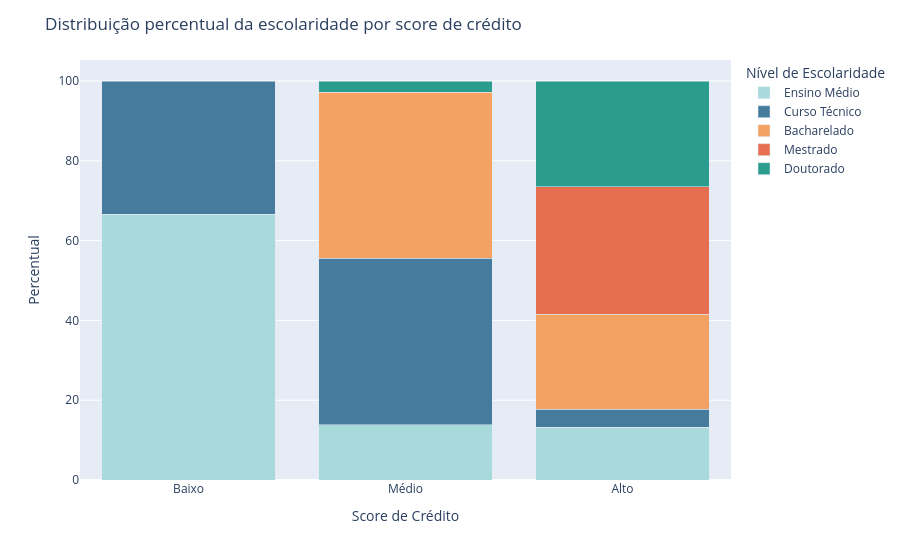

Write notebook code for a chart like this one.
### Markdown cell above
### 3.2.2 Qual a relação entre o score de crédito e o nível de escolaridade?

### Code cell
order_credit_score = ['Baixo', 'Médio', 'Alto']
order_education = ['Ensino Médio', 'Curso Técnico', 'Bacharelado', 'Mestrado', 'Doutorado']

# Calcular a porcentagem de cada categoria
df_grouped = df.groupby(['Credit Score', 'Education']).size().reset_index(name='count')
total_por_credit_score = df_grouped.groupby('Credit Score')['count'].transform('sum')
df_grouped['percent'] = (df_grouped['count'] / total_por_credit_score) * 100

# Cria gráfico de barras empilhadas
fig = px.bar(df_grouped, x='Credit Score', y='percent', color='Education', barmode='stack',
             category_orders={"Credit Score": order_credit_score, 'Education': order_education},
             labels={'Credit Score': 'Score de Crédito', 'percent': 'Percentual', 'Education': 'Nível de Escolaridade'},
             color_discrete_sequence=['#a8dadc', '#457b9d', '#f4a261', '#e76f51', '#2a9d8f'])

fig.update_layout(title='Distribuição percentual da escolaridade por score de crédito',
                  xaxis_title='Score de Crédito',
                  yaxis_title='Percentual',
                  legend_title='Nível de Escolaridade')
fig.show()

### Figure 1 — Plotly figure (JSON) as saved in the notebook; plotly's stock layout.template omitted (floating-point values rounded to 4 significant figures)
{"data": [{"hovertemplate": "Nível de Escolaridade=Ensino Médio<br>Score de Crédito=%{x}<br>Percentual=%{y}<extra></extra>", "legendgroup": "Ensino Médio", "marker": {"color": "#a8dadc", "pattern": {"shape": ""}}, "name": "Ensino Médio", "orientation": "v", "showlegend": true, "textposition": "auto", "type": "bar", "x": ["Alto", "Baixo", "Médio"], "xaxis": "x", "y": [13.27, 66.67, 13.89], "yaxis": "y"}, {"hovertemplate": "Nível de Escolaridade=Curso Técnico<br>Score de Crédito=%{x}<br>Percentual=%{y}<extra></extra>", "legendgroup": "Curso Técnico", "marker": {"color": "#457b9d", "pattern": {"shape": ""}}, "name": "Curso Técnico", "orientation": "v", "showlegend": true, "textposition": "auto", "type": "bar", "x": ["Alto", "Baixo", "Médio"], "xaxis": "x", "y": [4.425, 33.33, 41.67], "yaxis": "y"}, {"hovertemplate": "Nível de Escolaridade=Bacharelado<br>Score de Crédito=%{x}<br>Percentual=%{y}<extra></extra>", "legendgroup": "Bacharelado", "marker": {"color": "#f4a261", "pattern": {"shape": ""}}, "name": "Bacharelado", "orientation": "v", "showlegend": true, "textposition": "auto", "type": "bar", "x": ["Alto", "Médio"], "xaxis": "x", "y": [23.89, 41.67], "yaxis": "y"}, {"hovertemplate": "Nível de Escolaridade=Mestrado<br>Score de Crédito=%{x}<br>Percentual=%{y}<extra></extra>", "legendgroup": "Mestrado", "marker": {"color": "#e76f51", "pattern": {"shape": ""}}, "name": "Mestrado", "orientation": "v", "showlegend": true, "textposition": "auto", "type": "bar", "x": ["Alto"], "xaxis": "x", "y": [31.86], "yaxis": "y"}, {"hovertemplate": "Nível de Escolaridade=Doutorado<br>Score de Crédito=%{x}<br>Percentual=%{y}<extra></extra>", "legendgroup": "Doutorado", "marker": {"color": "#2a9d8f", "pattern": {"shape": ""}}, "name": "Doutorado", "orientation": "v", "showlegend": true, "textposition": "auto", "type": "bar", "x": ["Alto", "Médio"], "xaxis": "x", "y": [26.55, 2.778], "yaxis": "y"}], "layout": {"barmode": "stack", "legend": {"title": {"text": "Nível de Escolaridade"}, "tracegroupgap": 0}, "margin": {"t": 60}, "title": {"text": "Distribuição percentual da escolaridade por score de crédito"}, "xaxis": {"anchor": "y", "categoryarray": ["Baixo", "Médio", "Alto"], "categoryorder": "array", "domain": [0, 1], "title": {"text": "Score de Crédito"}}, "yaxis": {"anchor": "x", "domain": [0, 1], "title": {"text": "Percentual"}}}}
